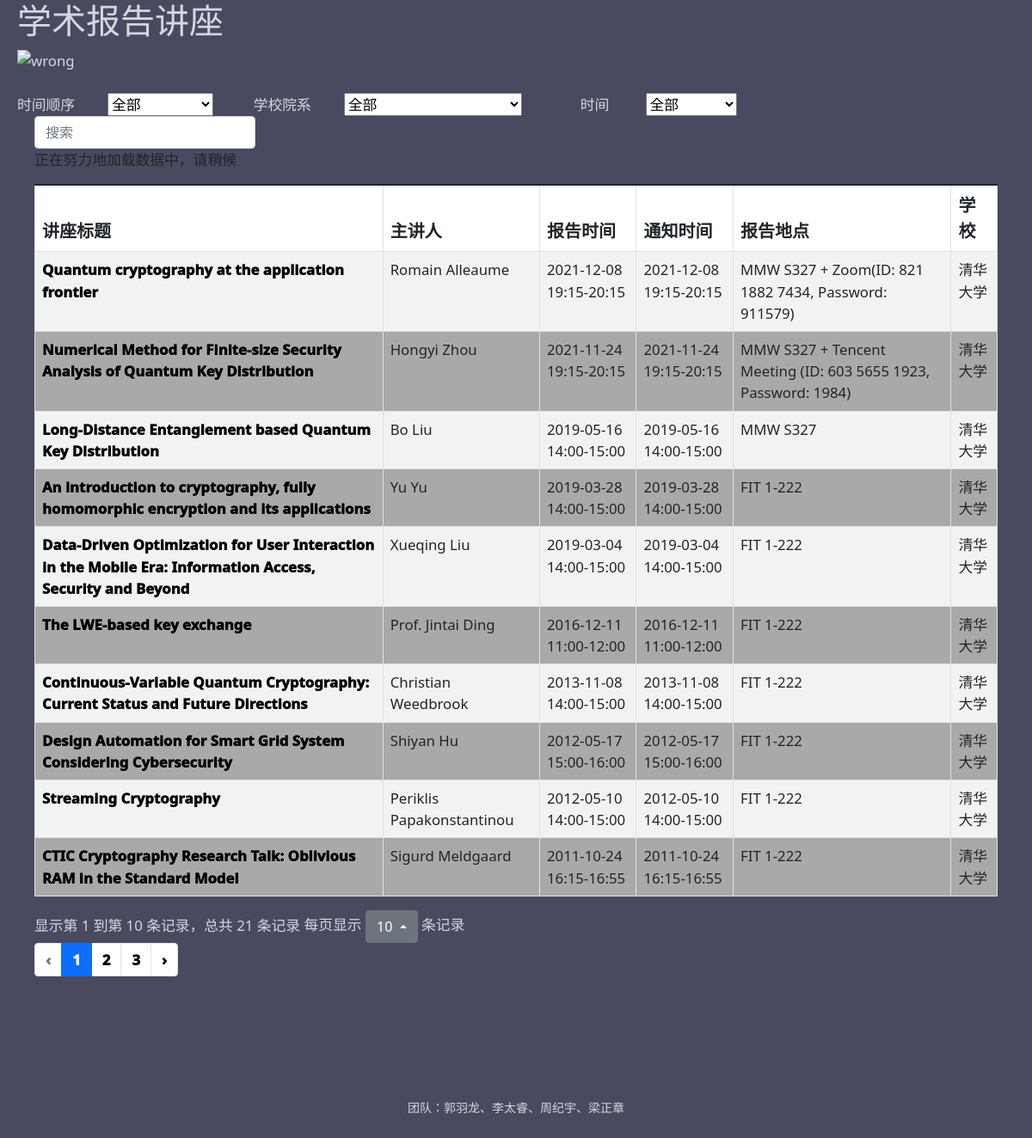
The app's page /qh with its own data.
### tables this page shows
CREATE TABLE inf(university text,link text PRIMARY KEY,title text,time text,speaker text,place text, rel_time text);

### app.py (the view)
@app.route('/qh')
def website1_1():  # put application's code here
    sql = '''select *
         from inf
        where inf.university == "�廪��ѧ"
        order by time desc
        '''
    datalist = use_db(sql)
    return render_template("school1.html", reports=datalist)

### app.py (called while the page is built)
def use_db(sql_order):
    conn = sqlite3.connect('lecture.db')
    datalist = []
    cur = conn.cursor()
    cur.execute(sql_order)
    results = cur.fetchall()
    for row in results:
        datalist.append(row)
    conn.commit()
    conn.close()
    return datalist

### templates/school1.html (shortened to what this page needs)
<!DOCTYPE html>
<html lang="en">
<head>
    <link rel="stylesheet" href="/static/css/style.css">
    <link rel="stylesheet" href="/static/css">
    <link href="https://cdn.jsdelivr.net/npm/bootstrap@5.1.3/dist/css/bootstrap.min.css" rel="stylesheet"
>
    <link rel="stylesheet" href="https://cdn.jsdelivr.net/npm/bootstrap-icons@1.7.2/font/bootstrap-icons.css">
    <link rel="stylesheet" href="https://unpkg.com/bootstrap-table@1.20.2/dist/bootstrap-table.min.css">
    <link rel="stylesheet" href="/static/src/jquery.page.css">
</head>
<body style="margin-left: 20px; margin-right: 20px; ">
<h1 class="content">学术报告讲座</h1>
<div>
    <img
            src="https://www.cs.tsinghua.edu.cn/images/list-banner.png"
            height="120px"
            width="1350"
    alt="wrong"
    />
</div>
<br/>
<span class="kg">时间顺序</span
>&emsp; &emsp;<label>
    <select onchange="window.open(this.options[this.selectedIndex].value)">
        <option value="/">全部</option>
    </select>
</label>
<span class="kg">学校院系</span
>&emsp; &emsp;<label for=""></label><select onchange="window.open(this.options[this.selectedIndex].value)">
    <option value="/" selected>全部</option>
</select>
&emsp; &emsp; &emsp; 时间&emsp; &emsp;
    <select onchange="window.open(this.options[this.selectedIndex].value)">
        <option value="/">全部</option>
    </select>
<div style="margin-left: 20px; margin-right: 20px; ">
<table
        id='table_page'
        class="table-striped"
>
    {% for report in reports %}
        <tr>
            <th><a href="{{ report[1] }}" target="_blank">
                {{ report[2] }} </a></th>
            <th>{{ report[4] }}</th>
            <th>{{ report[6] }}</th>
            <th>{{ report[3] }}</th>
            <th>{{ report[5] }}</th>
            <th >{{ report[0] }}</th>
        </tr>
    {% endfor %}
</table>
</div>
<br><br><br>
<div style="text-align:center;margin:50px 0; font:normal 14px/24px 'MicroSoft YaHei';">
<p>团队：郭羽龙、李太睿、周纪宇、梁正章</p>
</div>
</body>
</html>

### static/css/style.css (style rules this page uses)
tr:nth-child(odd) { background-color: #ffffff; }
tr:nth-child(even) { background-color: rgb(169, 169, 169); }
a { font-weight: 1000; color: #000000; }
a:link { text-decoration: none; color:black; }

### records on screen
inf: title "Quantum cryptography at the application frontier", speaker "Romain Alleaume", rel_time "2021-12-08 19:15-20:15", time "2021-12-08 19:15-20:15", place "MMW S327 + Zoom(ID: 821 1882 7434, Password: 911579)", university "清华大学"
inf: title "Numerical Method for Finite-size Security Analysis of Quantum Key Distribution", speaker "Hongyi Zhou", rel_time "2021-11-24 19:15-20:15", time "2021-11-24 19:15-20:15", place "MMW S327 + Tencent Meeting (ID: 603 5655 1923, Password: 1984)", university "清华大学"
inf: title "Long-Distance Entanglement based Quantum Key Distribution", speaker "Bo Liu", rel_time "2019-05-16 14:00-15:00", time "2019-05-16 14:00-15:00", place "MMW S327", university "清华大学"
inf: title "An introduction to cryptography, fully homomorphic encryption and its applications", speaker "Yu Yu", rel_time "2019-03-28 14:00-15:00", time "2019-03-28 14:00-15:00", place "FIT 1-222", university "清华大学"
inf: title "Data-Driven Optimization for User Interaction in the Mobile Era: Information Access, Security and Beyond", speaker "Xueqing Liu", rel_time "2019-03-04 14:00-15:00", time "2019-03-04 14:00-15:00", place "FIT 1-222", university "清华大学"
inf: title "The LWE-based key exchange", speaker "Prof. Jintai Ding", rel_time "2016-12-11 11:00-12:00", time "2016-12-11 11:00-12:00", place "FIT 1-222", university "清华大学"
inf: title "Continuous-Variable Quantum Cryptography: Current Status and Future Directions", speaker "Christian Weedbrook", rel_time "2013-11-08 14:00-15:00", time "2013-11-08 14:00-15:00", place "FIT 1-222", university "清华大学"
inf: title "Design Automation for Smart Grid System Considering Cybersecurity", speaker "Shiyan Hu", rel_time "2012-05-17 15:00-16:00", time "2012-05-17 15:00-16:00", place "FIT 1-222", university "清华大学"
inf: title "Streaming Cryptography", speaker "Periklis Papakonstantinou", rel_time "2012-05-10 14:00-15:00", time "2012-05-10 14:00-15:00", place "FIT 1-222", university "清华大学"
inf: title "CTIC Cryptography Research Talk: Oblivious RAM in the Standard Model", speaker "Sigurd Meldgaard", rel_time "2011-10-24 16:15-16:55", time "2011-10-24 16:15-16:55", place "FIT 1-222", university "清华大学"
